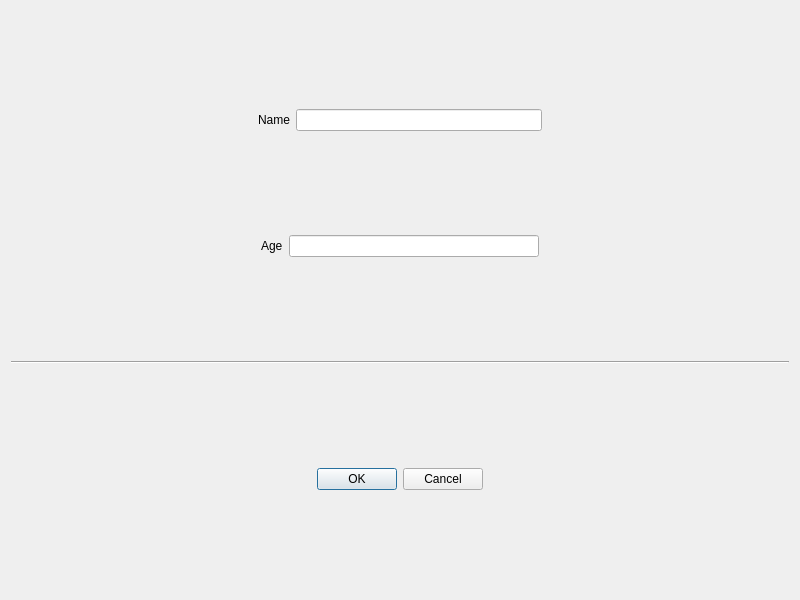
<?xml version="1.0" encoding="UTF-8"?>
<ui version="4.0">
 <class>Dialog</class>
 <widget class="QDialog" name="Dialog">
  <property name="geometry">
   <rect>
    <x>0</x>
    <y>0</y>
    <width>800</width>
    <height>600</height>
   </rect>
  </property>
  <property name="windowTitle">
   <string>Dialog</string>
  </property>
  <layout class="QVBoxLayout" name="verticalLayout">
   <item>
    <layout class="QHBoxLayout" name="horizontalLayout">
     <item>
      <spacer name="horizontalSpacer">
       <property name="orientation">
        <enum>Qt::Horizontal</enum>
       </property>
       <property name="sizeHint" stdset="0">
        <size>
         <width>40</width>
         <height>20</height>
        </size>
       </property>
      </spacer>
     </item>
     <item>
      <widget class="QLabel" name="label">
       <property name="text">
        <string>Name</string>
       </property>
      </widget>
     </item>
     <item>
      <widget class="QLineEdit" name="lineEdit"/>
     </item>
     <item>
      <spacer name="horizontalSpacer_2">
       <property name="orientation">
        <enum>Qt::Horizontal</enum>
       </property>
       <property name="sizeHint" stdset="0">
        <size>
         <width>40</width>
         <height>20</height>
        </size>
       </property>
      </spacer>
     </item>
    </layout>
   </item>
   <item>
    <layout class="QHBoxLayout" name="horizontalLayout_2">
     <item>
      <spacer name="horizontalSpacer_3">
       <property name="orientation">
        <enum>Qt::Horizontal</enum>
       </property>
       <property name="sizeHint" stdset="0">
        <size>
         <width>40</width>
         <height>20</height>
        </size>
       </property>
      </spacer>
     </item>
     <item>
      <widget class="QLabel" name="label_2">
       <property name="text">
        <string>Age</string>
       </property>
      </widget>
     </item>
     <item>
      <widget class="QLineEdit" name="lineEdit_2"/>
     </item>
     <item>
      <spacer name="horizontalSpacer_4">
       <property name="orientation">
        <enum>Qt::Horizontal</enum>
       </property>
       <property name="sizeHint" stdset="0">
        <size>
         <width>40</width>
         <height>20</height>
        </size>
       </property>
      </spacer>
     </item>
    </layout>
   </item>
   <item>
    <widget class="Line" name="line">
     <property name="orientation">
      <enum>Qt::Horizontal</enum>
     </property>
    </widget>
   </item>
   <item>
    <layout class="QHBoxLayout" name="horizontalLayout_3">
     <item>
      <spacer name="horizontalSpacer_5">
       <property name="orientation">
        <enum>Qt::Horizontal</enum>
       </property>
       <property name="sizeHint" stdset="0">
        <size>
         <width>40</width>
         <height>20</height>
        </size>
       </property>
      </spacer>
     </item>
     <item>
      <widget class="QPushButton" name="pushButton">
       <property name="text">
        <string>OK</string>
       </property>
      </widget>
     </item>
     <item>
      <widget class="QPushButton" name="pushButton_2">
       <property name="text">
        <string>Cancel</string>
       </property>
      </widget>
     </item>
     <item>
      <spacer name="horizontalSpacer_6">
       <property name="orientation">
        <enum>Qt::Horizontal</enum>
       </property>
       <property name="sizeHint" stdset="0">
        <size>
         <width>40</width>
         <height>20</height>
        </size>
       </property>
      </spacer>
     </item>
    </layout>
   </item>
  </layout>
 </widget>
 <resources/>
 <connections/>
</ui>
